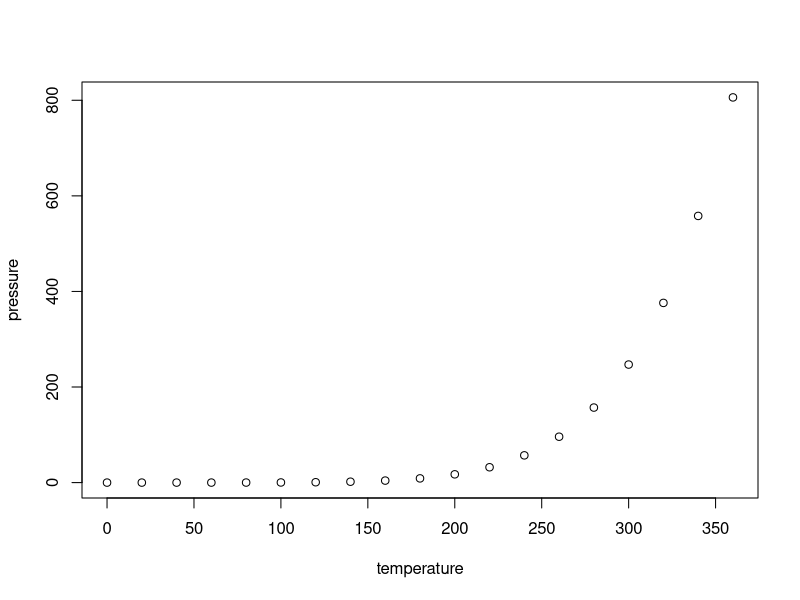
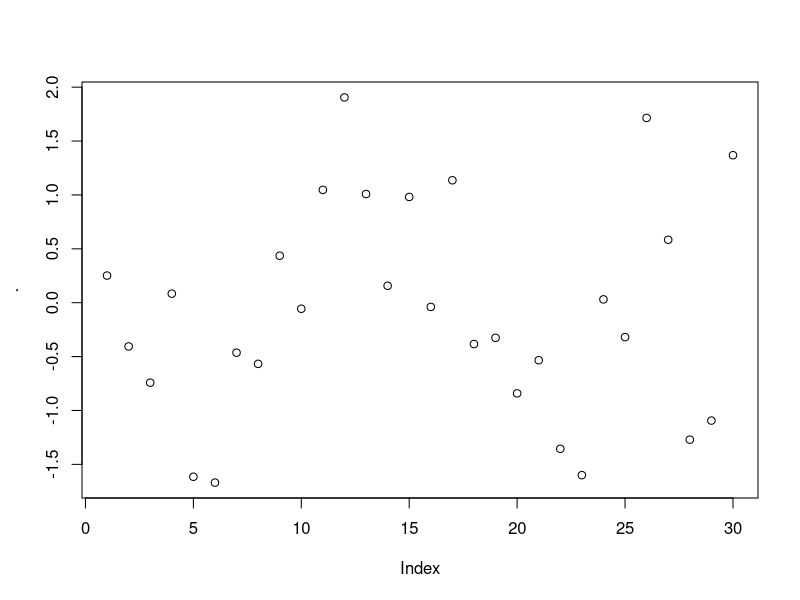

Write R code to recreate these figures, in order.
## ---- chunk 1
knitr::opts_chunk$set(echo = FALSE)
library(magrittr)

## ---- chunk 2
summary(cars)
## ---- chunk 3
plot(pressure)
## ---- chunk 4
for (i in 1:5) { print(i + 3) }

rnorm(30) %>% plot()

